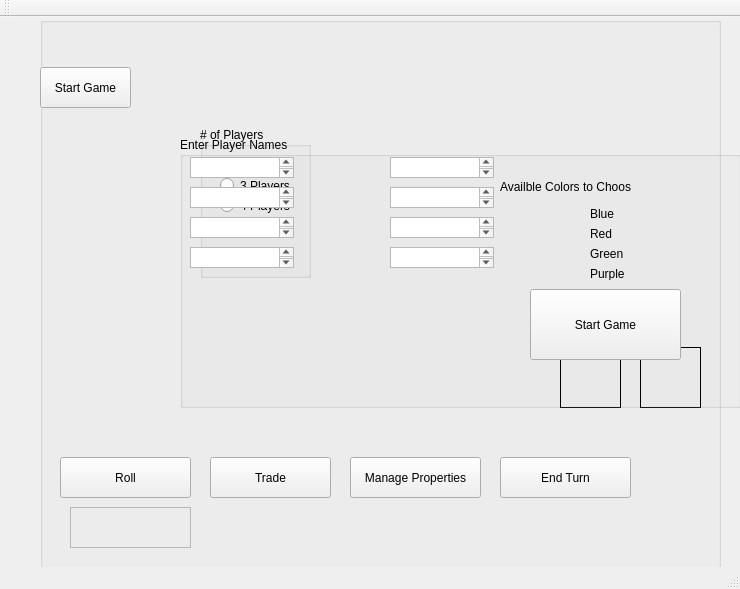
<?xml version="1.0" encoding="UTF-8"?>
<ui version="4.0">
 <class>MainWindow</class>
 <widget class="QMainWindow" name="MainWindow">
  <property name="geometry">
   <rect>
    <x>0</x>
    <y>0</y>
    <width>740</width>
    <height>589</height>
   </rect>
  </property>
  <property name="windowTitle">
   <string>Monopoly</string>
  </property>
  <widget class="QWidget" name="centralWidget">
   <widget class="QPushButton" name="btnStart">
    <property name="enabled">
     <bool>true</bool>
    </property>
    <property name="geometry">
     <rect>
      <x>40</x>
      <y>50</y>
      <width>91</width>
      <height>41</height>
     </rect>
    </property>
    <property name="text">
     <string>Start Game</string>
    </property>
   </widget>
   <widget class="QGroupBox" name="groupbox1">
    <property name="geometry">
     <rect>
      <x>200</x>
      <y>110</y>
      <width>111</width>
      <height>151</height>
     </rect>
    </property>
    <property name="title">
     <string># of Players</string>
    </property>
    <widget class="QRadioButton" name="rb2players">
     <property name="geometry">
      <rect>
       <x>20</x>
       <y>30</y>
       <width>91</width>
       <height>21</height>
      </rect>
     </property>
     <property name="text">
      <string>2 Players</string>
     </property>
    </widget>
    <widget class="QRadioButton" name="rb3players">
     <property name="geometry">
      <rect>
       <x>20</x>
       <y>50</y>
       <width>82</width>
       <height>17</height>
      </rect>
     </property>
     <property name="text">
      <string>3 Players</string>
     </property>
    </widget>
    <widget class="QRadioButton" name="rb4players">
     <property name="geometry">
      <rect>
       <x>20</x>
       <y>70</y>
       <width>82</width>
       <height>17</height>
      </rect>
     </property>
     <property name="text">
      <string>4 Players</string>
     </property>
    </widget>
   </widget>
   <widget class="QGroupBox" name="gbBoard">
    <property name="geometry">
     <rect>
      <x>40</x>
      <y>0</y>
      <width>681</width>
      <height>571</height>
     </rect>
    </property>
    <property name="title">
     <string/>
    </property>
    <widget class="QPushButton" name="btnRoll">
     <property name="geometry">
      <rect>
       <x>20</x>
       <y>440</y>
       <width>131</width>
       <height>41</height>
      </rect>
     </property>
     <property name="text">
      <string>Roll</string>
     </property>
    </widget>
    <widget class="QPushButton" name="btnTrade">
     <property name="geometry">
      <rect>
       <x>170</x>
       <y>440</y>
       <width>121</width>
       <height>41</height>
      </rect>
     </property>
     <property name="text">
      <string>Trade</string>
     </property>
    </widget>
    <widget class="QPushButton" name="btnProperties">
     <property name="geometry">
      <rect>
       <x>310</x>
       <y>440</y>
       <width>131</width>
       <height>41</height>
      </rect>
     </property>
     <property name="text">
      <string>Manage Properties</string>
     </property>
    </widget>
    <widget class="QPushButton" name="btnEnd">
     <property name="geometry">
      <rect>
       <x>460</x>
       <y>440</y>
       <width>131</width>
       <height>41</height>
      </rect>
     </property>
     <property name="text">
      <string>End Turn</string>
     </property>
    </widget>
    <widget class="QLabel" name="label_4">
     <property name="geometry">
      <rect>
       <x>30</x>
       <y>490</y>
       <width>121</width>
       <height>41</height>
      </rect>
     </property>
     <property name="frameShape">
      <enum>QFrame::StyledPanel</enum>
     </property>
     <property name="text">
      <string/>
     </property>
    </widget>
    <widget class="QLabel" name="lblDie1">
     <property name="geometry">
      <rect>
       <x>520</x>
       <y>330</y>
       <width>61</width>
       <height>61</height>
      </rect>
     </property>
     <property name="frameShape">
      <enum>QFrame::Box</enum>
     </property>
     <property name="text">
      <string/>
     </property>
    </widget>
    <widget class="QLabel" name="lblDie2">
     <property name="geometry">
      <rect>
       <x>600</x>
       <y>330</y>
       <width>61</width>
       <height>61</height>
      </rect>
     </property>
     <property name="frameShape">
      <enum>QFrame::Box</enum>
     </property>
     <property name="text">
      <string/>
     </property>
    </widget>
    <widget class="QLabel" name="lblBoard">
     <property name="geometry">
      <rect>
       <x>130</x>
       <y>0</y>
       <width>701</width>
       <height>431</height>
      </rect>
     </property>
     <property name="text">
      <string/>
     </property>
     <property name="pixmap">
      <pixmap>board1.png</pixmap>
     </property>
    </widget>
    <widget class="QLabel" name="lblProperty">
     <property name="geometry">
      <rect>
       <x>-40</x>
       <y>110</y>
       <width>341</width>
       <height>201</height>
      </rect>
     </property>
     <property name="text">
      <string/>
     </property>
    </widget>
    <zorder>lblBoard</zorder>
    <zorder>btnTrade</zorder>
    <zorder>btnRoll</zorder>
    <zorder>btnProperties</zorder>
    <zorder>btnEnd</zorder>
    <zorder>label_4</zorder>
    <zorder>lblDie1</zorder>
    <zorder>lblDie2</zorder>
    <zorder>lblProperty</zorder>
   </widget>
   <widget class="QGroupBox" name="groupBox2">
    <property name="geometry">
     <rect>
      <x>180</x>
      <y>120</y>
      <width>561</width>
      <height>271</height>
     </rect>
    </property>
    <property name="title">
     <string>Enter Player Names</string>
    </property>
    <widget class="QTextEdit" name="txtPlayer1">
     <property name="geometry">
      <rect>
       <x>10</x>
       <y>20</y>
       <width>104</width>
       <height>21</height>
      </rect>
     </property>
    </widget>
    <widget class="QTextEdit" name="txtPlayer2">
     <property name="geometry">
      <rect>
       <x>10</x>
       <y>50</y>
       <width>104</width>
       <height>21</height>
      </rect>
     </property>
    </widget>
    <widget class="QTextEdit" name="txtPlayer3">
     <property name="geometry">
      <rect>
       <x>10</x>
       <y>80</y>
       <width>104</width>
       <height>21</height>
      </rect>
     </property>
    </widget>
    <widget class="QTextEdit" name="txtPlayer4">
     <property name="geometry">
      <rect>
       <x>10</x>
       <y>110</y>
       <width>104</width>
       <height>21</height>
      </rect>
     </property>
    </widget>
    <widget class="QPushButton" name="btnGame">
     <property name="geometry">
      <rect>
       <x>350</x>
       <y>152</y>
       <width>151</width>
       <height>71</height>
      </rect>
     </property>
     <property name="text">
      <string>Start Game</string>
     </property>
     <property name="checkable">
      <bool>true</bool>
     </property>
    </widget>
    <widget class="QLabel" name="lblBlue">
     <property name="geometry">
      <rect>
       <x>410</x>
       <y>70</y>
       <width>47</width>
       <height>13</height>
      </rect>
     </property>
     <property name="text">
      <string>Blue</string>
     </property>
    </widget>
    <widget class="QLabel" name="label_2">
     <property name="geometry">
      <rect>
       <x>410</x>
       <y>90</y>
       <width>47</width>
       <height>13</height>
      </rect>
     </property>
     <property name="text">
      <string>Red</string>
     </property>
    </widget>
    <widget class="QLabel" name="label_3">
     <property name="geometry">
      <rect>
       <x>410</x>
       <y>110</y>
       <width>47</width>
       <height>13</height>
      </rect>
     </property>
     <property name="text">
      <string>Green</string>
     </property>
    </widget>
    <widget class="QLabel" name="label_5">
     <property name="geometry">
      <rect>
       <x>410</x>
       <y>130</y>
       <width>47</width>
       <height>13</height>
      </rect>
     </property>
     <property name="text">
      <string>Purple</string>
     </property>
    </widget>
    <widget class="QLabel" name="label">
     <property name="geometry">
      <rect>
       <x>320</x>
       <y>40</y>
       <width>131</width>
       <height>20</height>
      </rect>
     </property>
     <property name="text">
      <string>Availble Colors to Choose:</string>
     </property>
    </widget>
    <widget class="QTextEdit" name="lblColor2">
     <property name="geometry">
      <rect>
       <x>210</x>
       <y>50</y>
       <width>104</width>
       <height>21</height>
      </rect>
     </property>
    </widget>
    <widget class="QTextEdit" name="lblColor1">
     <property name="geometry">
      <rect>
       <x>210</x>
       <y>20</y>
       <width>104</width>
       <height>21</height>
      </rect>
     </property>
    </widget>
    <widget class="QTextEdit" name="lblColor3">
     <property name="geometry">
      <rect>
       <x>210</x>
       <y>80</y>
       <width>104</width>
       <height>21</height>
      </rect>
     </property>
    </widget>
    <widget class="QTextEdit" name="lblColor4">
     <property name="geometry">
      <rect>
       <x>210</x>
       <y>110</y>
       <width>104</width>
       <height>21</height>
      </rect>
     </property>
    </widget>
   </widget>
   <zorder>gbBoard</zorder>
   <zorder>btnStart</zorder>
   <zorder>groupbox1</zorder>
   <zorder>groupBox2</zorder>
  </widget>
  <widget class="QMenuBar" name="menuBar">
   <property name="geometry">
    <rect>
     <x>0</x>
     <y>0</y>
     <width>740</width>
     <height>21</height>
    </rect>
   </property>
  </widget>
  <widget class="QToolBar" name="mainToolBar">
   <attribute name="toolBarArea">
    <enum>TopToolBarArea</enum>
   </attribute>
   <attribute name="toolBarBreak">
    <bool>false</bool>
   </attribute>
  </widget>
  <widget class="QStatusBar" name="statusBar"/>
 </widget>
 <layoutdefault spacing="6" margin="11"/>
 <resources/>
 <connections/>
</ui>
